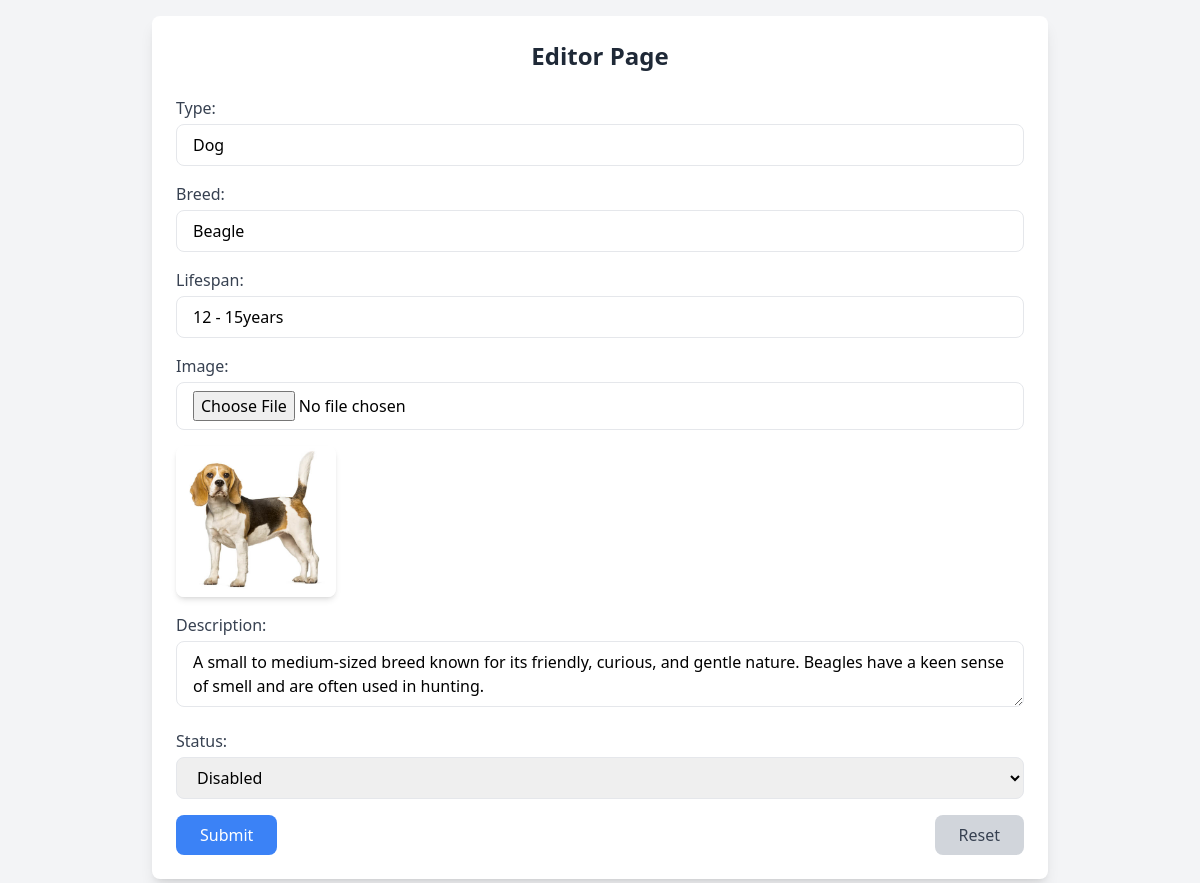
Page /admin/editPet.php?id=9 (signed in) on the earlier database version.
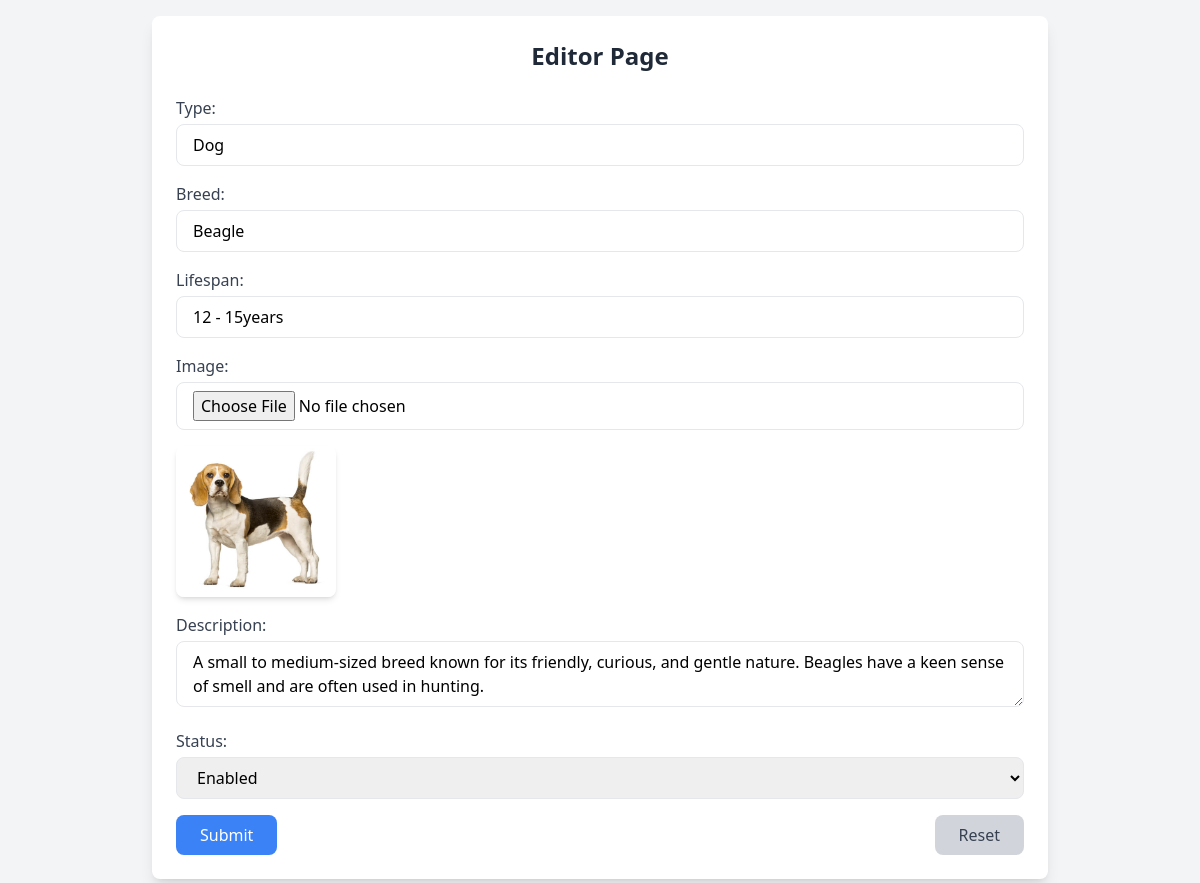
Same page on the later database version.
### tables this page shows
CREATE TABLE `images` (
  `id` int(11) NOT NULL,
  `file_path` varchar(255) NOT NULL,
  `type` varchar(100) NOT NULL,
  `breed` varchar(100) NOT NULL,
  `lifespan` varchar(100) NOT NULL,
  `description` text NOT NULL,
  `status` varchar(10) DEFAULT 'enabled'
);

### admin/editPet.php (the view, shortened to what this page needs)
<?php
require_once '../constant/config.php';
$fetch = null;
if (isset($_GET['id'])) {
    $id = intval($_GET['id']);
    $stmt = $conn->prepare("SELECT * FROM images WHERE id = :id");
    $stmt->execute(['id' => $id]);
    $fetch = $stmt->fetch(PDO::FETCH_ASSOC);
}
?>
<!DOCTYPE html>
<html lang="en">
<head>
    <script src="https://cdn.tailwindcss.com"></script>
</head>
<body class="bg-gray-100 min-h-screen flex items-center justify-center p-4">
    <div class="bg-white p-6 rounded-lg shadow-lg max-w-4xl w-full">
        <h1 class="text-2xl font-bold text-gray-800 mb-6 text-center">Editor Page</h1>
        <form action="" method="post" enctype="multipart/form-data" class="space-y-4" onsubmit="return confirm('Are you sure you want to edit this information?');">
            <div>
                <label for="type" class="block text-gray-700 font-medium mb-1">Type:</label>
                <input type="text" id="type" name="type"
                       value="<?php echo htmlspecialchars($fetch['type'] ?? '', ENT_QUOTES); ?>"
                       class="w-full px-4 py-2 border rounded-lg focus:ring focus:ring-blue-300"
                       required>
            </div>
            <div>
                <label for="breed" class="block text-gray-700 font-medium mb-1">Breed:</label>
                <input type="text" id="breed" name="breed"
                       value="<?php echo htmlspecialchars($fetch['breed'] ?? '', ENT_QUOTES); ?>"
                       class="w-full px-4 py-2 border rounded-lg focus:ring focus:ring-blue-300"
                       required>
            </div>
            <div>
                <label for="lifespan" class="block text-gray-700 font-medium mb-1">Lifespan:</label>
                <input type="text" id="lifespan" name="lifespan"
                       value="<?php echo htmlspecialchars($fetch['lifespan'] ?? '', ENT_QUOTES); ?>"
                       class="w-full px-4 py-2 border rounded-lg focus:ring focus:ring-blue-300"
                       required>
            </div>
            <div>
                <label for="image" class="block text-gray-700 font-medium mb-1">Image:</label>
                <input type="file" id="image" name="image"
                       class="w-full px-4 py-2 border rounded-lg">
                <?php if ($fetch && !empty($fetch['file_path'])): ?>
                    <div class="mt-4">
                        <img src="<?php echo htmlspecialchars($fetch['file_path'], ENT_QUOTES); ?>"
                             alt="Current Image"
                             class="w-40 h-auto rounded-lg shadow-md">
                    </div>
                <?php endif; ?>
            </div>
            <div>
                <label for="description" class="block text-gray-700 font-medium mb-1">Description:</label>
                <textarea id="description" name="description"
                          class="w-full px-4 py-2 border rounded-lg focus:ring focus:ring-blue-300"><?php echo htmlspecialchars($fetch['description'] ?? '', ENT_QUOTES); ?></textarea>
            </div>
            <div>
                <label for="status" class="block text-gray-700 font-medium mb-1">Status:</label>
                <select name="status" id="status"
                        class="w-full px-4 py-2 border rounded-lg focus:ring focus:ring-blue-300">
                    <option value="enabled" <?php echo ($fetch['status'] ?? '') === 'enabled' ? 'selected' : ''; ?>>Enabled</option>
                    <option value="disabled" <?php echo ($fetch['status'] ?? '') === 'disabled' ? 'selected' : ''; ?>>Disabled</option>
                </select>
            </div>
            <div class="flex justify-between">
                <button type="submit" name="submit"
                        class="bg-blue-500 text-white px-6 py-2 rounded-lg hover:bg-blue-600 focus:ring focus:ring-blue-300">
                    Submit
                </button>
                <button type="reset"
                        class="bg-gray-300 text-gray-700 px-6 py-2 rounded-lg hover:bg-gray-400 focus:ring focus:ring-gray-300">
                    Reset
                </button>
            </div>
        </form>
    </div>
</body>
</html>

Differences in the rows shown:
changed images "Dog": status "Disabled" → "Enabled"
